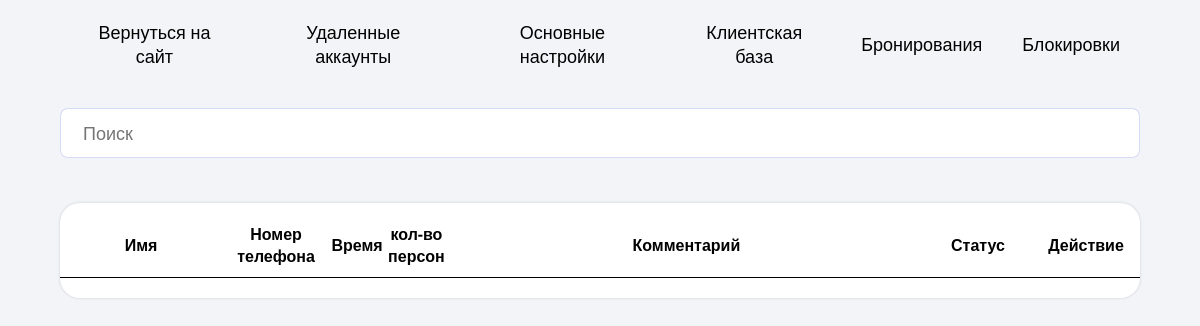
/admin/bookings.php (signed in), run on an earlier commit of the app's database.
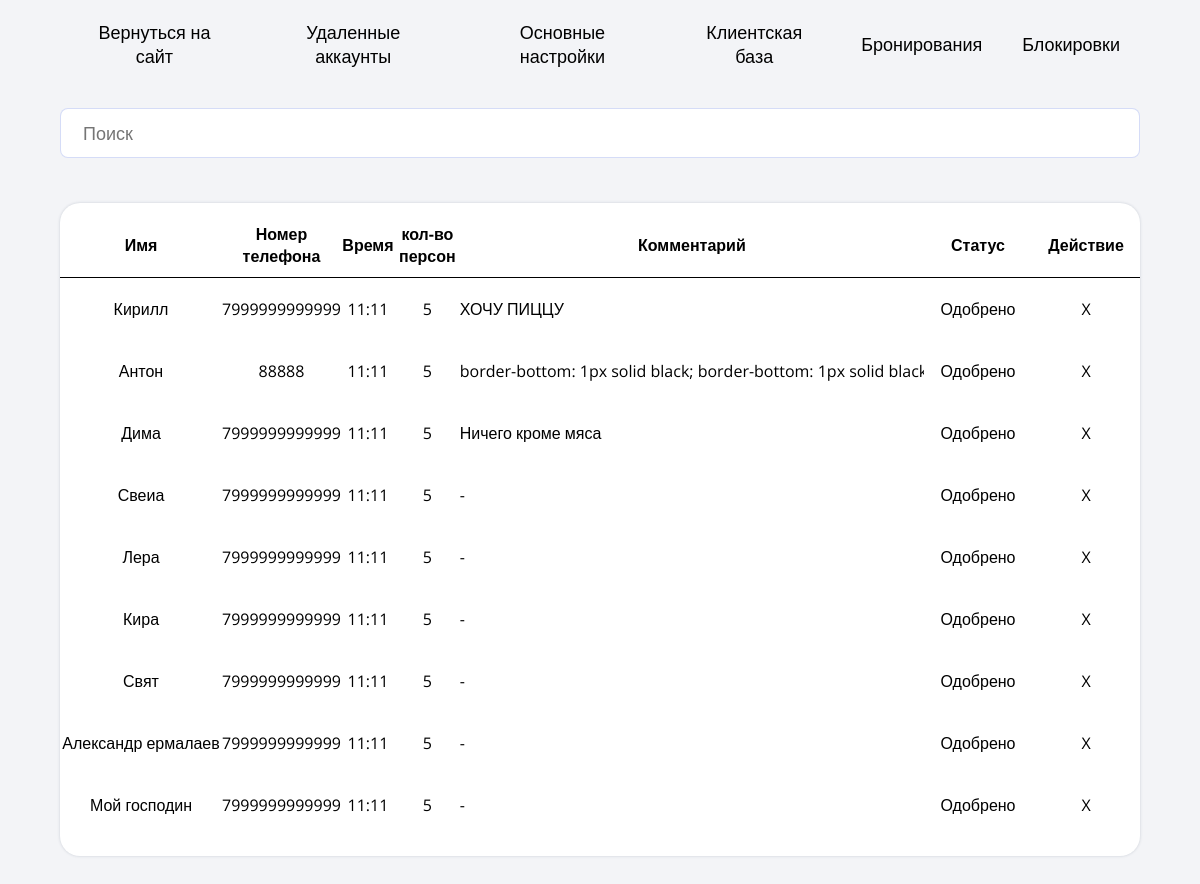
And on a later commit of the database.
### tables this page shows
CREATE TABLE `bookings` (
  `id` int NOT NULL,
  `name` varchar(256) NOT NULL,
  `number` varchar(256) NOT NULL,
  `data` date NOT NULL,
  `person` int NOT NULL,
  `time` time NOT NULL,
  `comments` text NOT NULL,
  `owner` int NOT NULL,
  `Status` varchar(256) NOT NULL DEFAULT 'Одобрено',
  `Reason` varchar(256) NOT NULL
);

### admin/bookings.php (the view, shortened to what this page needs)
<?php
    require "../core/bd.php";
    $today = date('Y-m-d');
    $booking = mysqli_fetch_all (mysqli_query ($bd, "SELECT *, DATE_FORMAT(time, '%H:%i') FROM `bookings` WHERE `data` = '$today'"));
?>
<!DOCTYPE html>
<html lang="ru">
<head>
    <link rel="stylesheet" href="../css/admins/booking.css">
    <link rel="stylesheet" href="../css/media/admins-media/booking-media.css">
</head>
<body>
    <header>
        <?php
            require "../components/admin-menu/admin-header.php"
        ?>
    </header>
    <main>
        <section class="search">
            <input type="search" placeholder="Поиск" id="searchInput">
        </section>
        <section class="booking">
            <table>
                <tr>
                    <th id="name" style="width: 15%;">Имя</th>
                    <th id="number" style="width: 10%;">Номер телефона</th>
                    <th id="time" style="width: 5%;">Время</th>
                    <th id="person" style="width: 6%;">кол-во персон</th>
                    <th id="comments">Комментарий</th>
                    <th id="status" style="width: 10%;">Статус</th>
                    <th style="width: 10%;">Действие</th>
                </tr>
                <?php
                foreach ($booking as $booking) {
                    ?>
                <tr id="userList">
                    <td id="name"><?=$booking[1]?></td>
                    <td id="number"><?=$booking[2]?></td>
                    <td id="time"><?=$booking[10]?></td>
                    <td id="person"><?=$booking[4]?></td>
                    <td id="comments"><p class="comments"><?=$booking[6]?></p></td>
                    <td id="status"><?=$booking[8]?></td>
                    <td>X</td>
                </tr>
                    <?
                }
                ?>
            </table>
        </section>
    </main>
</body>
</html>

### components/admin-menu/admin-header.php
<a href="../index.php">Вернуться на сайт</a>
<a href="dells.php">Удаленные аккаунты</a>
<a href="settings.php">Основные настройки</a>
<a href="users.php">Клиентская база</a>
<a href="bookings.php">Бронирования</a>
<a href="bans.php">Блокировки</a>

### css/admins/booking.css (style rules this page uses)
* { margin: 0; padding: 0; font-family: 'Open Sans', sans-serif; }
body { background-color: #f3f4f7; width: 100%; height: 100%; }
header,main { width: 90%; margin: 0 auto; max-width: 1800px; }
header { margin: 20px auto 40px; display: flex; align-items: center; justify-content: center; }
header a { font-size: 18px; color: black; text-decoration: none; margin: 0 20px; transition: color .2s ease; text-align: center; }
.search { width: 100%; margin: 30px auto; }
.search input { width: 100%; border: 1px rgb(155 172 235 / 42%) solid; outline: none; border-radius: 8px; padding: 12px 22px; font-size: 18px; cursor: pointer; transition: box-shadow .2s ease; box-sizing: border-box; }
.booking { display: flex; flex-direction: column; width: auto; margin: 45px 0; background-color: white; border-radius: 20px; box-shadow: 0 0px 3px 0 rgba(54, 74, 99, 0.219); padding: 20px 0; }
table { border-collapse: collapse; }
th { border-bottom: 1px solid black; padding-bottom: 10px; }
td { text-align: center; padding: 20px 0; position: relative; }
.comments { width: 100%; padding: 10px 0; white-space: nowrap; text-align: start; overflow-x: auto; position: absolute; top: 10px; }

What changed in the data, as far as the page shows it:
added bookings: name "Кирилл", number "7999999999999", booking "11:11", person "5", comments "ХОЧУ ПИЦЦУ", Status "Одобрено"
added bookings: name "Антон", number "88888", booking "11:11", person "5", comments "border-bottom: 1px solid black; border-bottom: 1px solid…", Status "Одобрено"
added bookings: name "Дима", number "7999999999999", booking "11:11", person "5", comments "Ничего кроме мяса", Status "Одобрено"
added bookings: name "Свеиа", number "7999999999999", booking "11:11", person "5", comments "-", Status "Одобрено"
added bookings: name "Лера", number "7999999999999", booking "11:11", person "5", comments "-", Status "Одобрено"
added bookings: name "Кира", number "7999999999999", booking "11:11", person "5", comments "-", Status "Одобрено"
added bookings: name "Свят", number "7999999999999", booking "11:11", person "5", comments "-", Status "Одобрено"
added bookings: name "Александр ермалаев", number "7999999999999", booking "11:11", person "5", comments "-", Status "Одобрено"
added bookings: name "Мой господин", number "7999999999999", booking "11:11", person "5", comments "-", Status "Одобрено"
